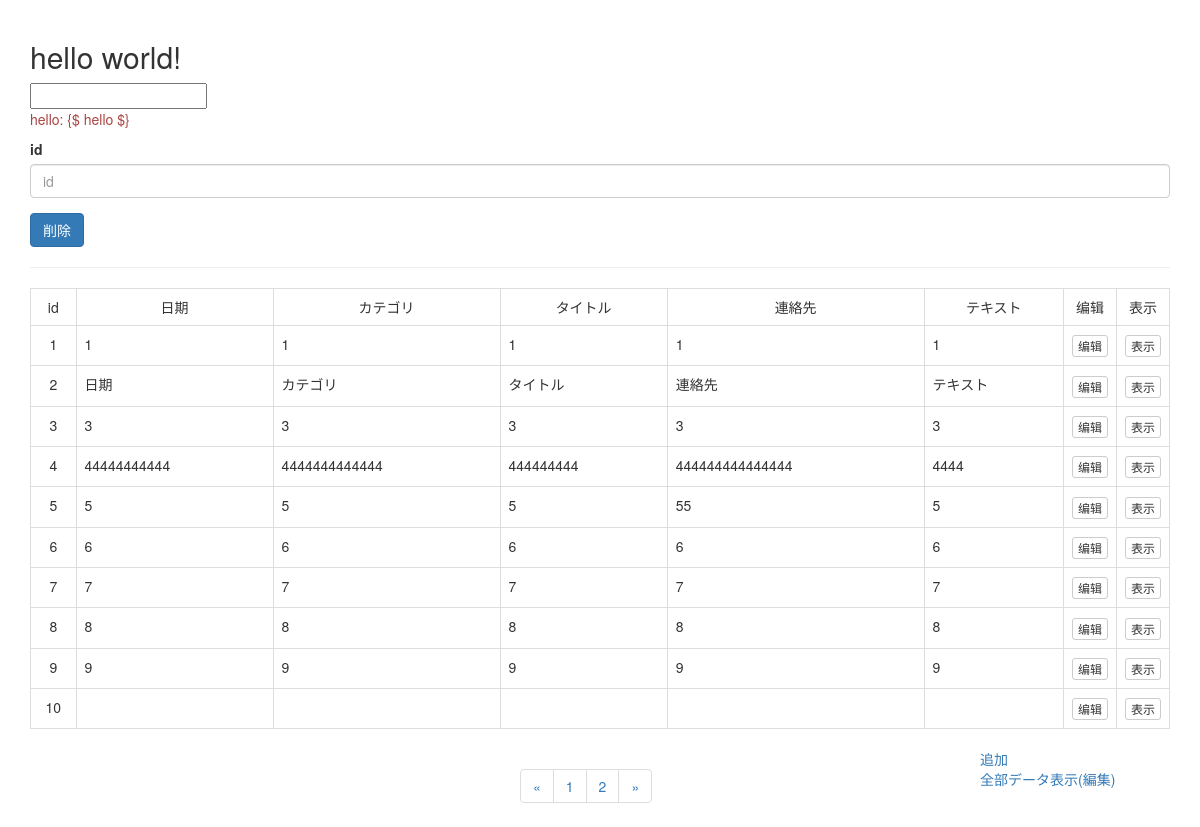
/detail/, run on the app's committed database.
### homepage/models.py (models this page shows)
class inclubInfo(models.Model):
    matuyaId = models.CharField(primary_key=True, max_length=20, verbose_name='matuyaId')
    matuyaData = models.CharField(blank=True, max_length=100, verbose_name='matuyaData')
    matuyaCategory = models.CharField(blank=True, max_length=100, verbose_name='matuyaCategory')
    matuyaTitle = models.CharField(blank=True, max_length=100, verbose_name='matuyaTitle')
    matuyaContact = models.CharField(blank=True, max_length=100, verbose_name='matuyaContact')
    matuyaText = models.CharField(blank=True, max_length=200, verbose_name='matuyaText')
    class Meta:
        managed = False
        db_table = 'inclubInfo'

### homepage/views.py (the view)
# urls.py: path('detail/', views.detail),
def detail(request):
    page = request.GET.get('page')
    if page:
        page = int(page)
    else:
        page = 1
    print(page)
    detail_info = models.inclubInfo.objects.all()
    paginator = Paginator(detail_info, 10)
    page_num = paginator.num_pages
    page_article_list = paginator.page(page)
    if page_article_list.has_next():
        next_page = page + 1
    else:
        next_page = page
    if page_article_list.has_previous():
        previous_page = page - 1
    else:
        previous_page = page
    return render(request, 'detail.html',
                  {
                      'detail_info': page_article_list,
                      'page_num': range(1, page_num + 1),
                      'curr_page': page,
                      'next_page': next_page,
                      'previous_page': previous_page
                  }
                  )

### templates/detail.html (shortened to what this page needs)
<!DOCTYPE html>
<html ng-app="myApp" lang="ja">
<head>
    <link rel="stylesheet" type="text/css" href="//maxcdn.bootstrapcdn.com/bootstrap/3.3.6/css/bootstrap.min.css">
</head>
<body class="container">
<h2>hello world!</h2>
<div ng-app="">
    <input type="text" ng-model="hello"/>
    <p class="text-danger">hello: {$ hello $}</p>
</div>
<div ng-controller="AppController">
    <div>
        <form method="post" action="/delete/">
            <div class="form-group">
                <label for="matuyaid">id</label>
                <input type="text" class="form-control" name="matuyaId" placeholder="id" ng-model="matuyaid">
            </div>
            <button class="btn btn-primary">削除</button>
        </form>
    </div>
    <hr>
    <div>
        <table class="table table-bordered ">
            <tr class="text-center">
                <td style="width: 4%;">id</td>
                <td>日期</td>
                <td>カテゴリ</td>
                <td>タイトル</td>
                <td>連絡先</td>
                <td>テキスト</td>
                <td style="width: 4%;">编辑</td>
                <td style="width: 4%;">表示</td>
            </tr>
            {% for detail_info in detail_info %}
                <tr>
                    <td class="text-center">{{ detail_info.matuyaId }}</td>
                    <td>{{ detail_info.matuyaData }}</td>
                    <td>{{ detail_info.matuyaCategory }}</td>
                    <td>{{ detail_info.matuyaTitle }}</td>
                    <td>{{ detail_info.matuyaContact }}</td>
                    <td>{{ detail_info.matuyaText }}</td>
                    <td class="text-center">
                        <a class="btn btn-default btn-xs" href="/detail/{{ detail_info.matuyaId }}">编辑</a>
                    </td>
                    <td class="text-center">
                        <a class="btn btn-default btn-xs" href="/details/{{ detail_info.matuyaId }}">表示</a>
                    </td>
                </tr>
            {% endfor %}
        </table>
        <div class="boby-footer">
            <div class="col-md-5 col-md-offset-5">
                <nav aria-label="Page navigation">
                    <ul class="pagination">
                        <li>
                            <a href="?page={{ previous_page }}" aria-label="Previous">
                                <span aria-hidden="true">&laquo;</span>
                            </a>
                        </li>
                        {% for num in page_num %}
                            <li><a href="?page={{ num }}">{{ num }}</a></li>
                        {% endfor %}
                        <li>
                            <a href="?page={{ next_page }}" aria-label="Next">
                                <span aria-hidden="true">&raquo;</span>
                            </a>
                        </li>
                    </ul>
                </nav>
            </div>
        </div>
    </div>
    <div>
        <a href="/matuyaindex/">追加</a>
        <br/>
        <a href="/detail/">全部データ表示(編集)</a>
        <br/>
    </div>
</div>
</body>
</html>

### data on the page
inclubInfo: matuyaId "1", matuyaData "1", matuyaCategory "1", matuyaTitle "1", matuyaContact "1", matuyaText "1"
inclubInfo: matuyaId "2", matuyaData "日期", matuyaCategory "カテゴリ", matuyaTitle "タイトル", matuyaContact "連絡先", matuyaText "テキスト"
inclubInfo: matuyaId "3", matuyaData "3", matuyaCategory "3", matuyaTitle "3", matuyaContact "3", matuyaText "3"
inclubInfo: matuyaId "4", matuyaData "44444444444", matuyaCategory "4444444444444", matuyaTitle "444444444", matuyaContact "444444444444444", matuyaText "4444"
inclubInfo: matuyaId "5", matuyaData "5", matuyaCategory "5", matuyaTitle "5", matuyaContact "55", matuyaText "5"
inclubInfo: matuyaId "6", matuyaData "6", matuyaCategory "6", matuyaTitle "6", matuyaContact "6", matuyaText "6"
inclubInfo: matuyaId "7", matuyaData "7", matuyaCategory "7", matuyaTitle "7", matuyaContact "7", matuyaText "7"
inclubInfo: matuyaId "8", matuyaData "8", matuyaCategory "8", matuyaTitle "8", matuyaContact "8", matuyaText "8"
inclubInfo: matuyaId "9", matuyaData "9", matuyaCategory "9", matuyaTitle "9", matuyaContact "9", matuyaText "9"
inclubInfo: matuyaId "10"

### other printed values
{{ num }} "1" "2"
